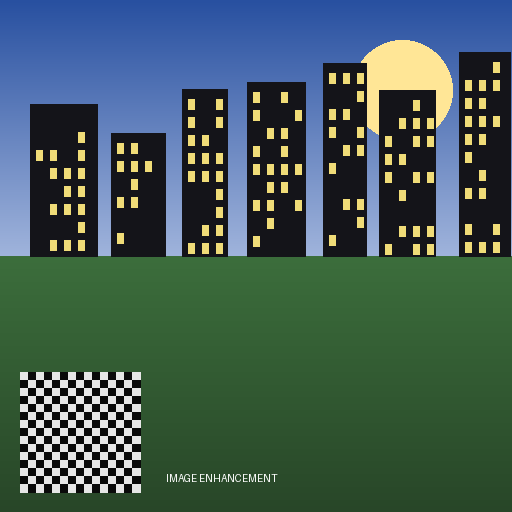
#> input picture PCD_Assignment_2/images/input/original.png, 512 x 512 px; its folder holds 5 pictures in this run
$ python run_pipeline.py
#> lines starting #> are read from the running program, lines starting #| are printed output that depends on the picture
#> in load, returned value is the input picture: shape (512, 512, 3); mean R, G, B 65.4, 90.1, 84.3
#> call 2 of load, with name = 'dark.png'
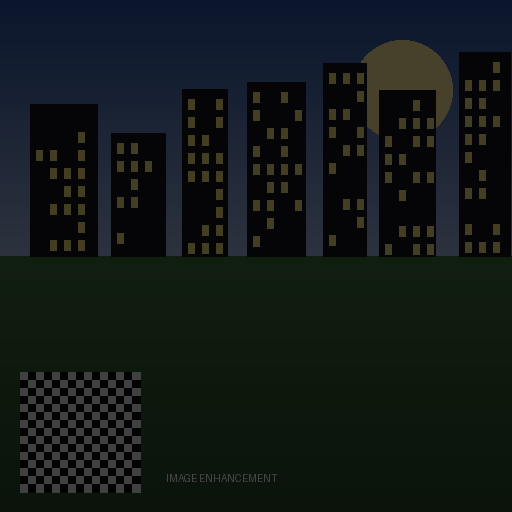
#> input picture PCD_Assignment_2/images/input/dark.png, 512 x 512 px
#> in load, returned value is the input picture: shape (512, 512, 3); mean R, G, B 17.8, 24.7, 23.2
### PCD_Assignment_2/src/enhancement.py
"""
enhancement.py
================
Image Enhancement Based on Filtering
-------------------------------------
Implements the spatial-domain and frequency-domain techniques covered in
"Image Enhancement Based on Filtering" (Wahyono, Ph.D., UGM):

Spatial domain:
    - Linear convolution filtering (generic kernel convolution)
    - Smoothing filters: mean (box) filter, Gaussian filter
    - Median filter (non-linear, local-statistic filter)
    - Sharpening: Laplacian filter, unsharp masking (F + alpha*(F - blur(F)))
    - Point-processing: gamma correction, contrast stretching,
      histogram equalization (for dark / bright / low-contrast images)

Frequency domain:
    - 2D DFT / FFT
    - Ideal Low-Pass / High-Pass Filter (ILPF / IHPF)
    - Gaussian Low-Pass / High-Pass Filter (GLPF / GHPF)
    - Butterworth Low-Pass / High-Pass Filter (BLPF / BHPF)
    - Laplacian-in-frequency-domain sharpening

Also includes:
    - Automatic problem detection (dark / bright / low-contrast / blurred /
      noisy) so a single `auto_enhance()` call can route an arbitrary image
      to the most suitable technique.
    - Simple quality metrics (PSNR, contrast/entropy) for before/after
      comparison.

Author: (project generated for course assignment on Image Enhancement)
"""

import numpy as np
from scipy import ndimage
from scipy.signal import convolve2d


# --------------------------------------------------------------------------
# 0. Utility functions
# --------------------------------------------------------------------------

def to_float(img):
    """Convert an image (uint8, 0-255) to float64 in range [0, 255]."""
    return img.astype(np.float64)


def to_uint8(img):
    """Clip to [0,255] and convert back to uint8."""
    return np.clip(img, 0, 255).astype(np.uint8)
#> in histogram_equalization, `ycrcb = cv2.cvtColor(to_uint8(img), cv2.COLOR_RGB2YCrCb)`: ycrcb: shape (512, 512, 3); mean of channels 0, 1, 2 22.4, 124.7, 128.4
#> in _equalize_channel, `hist, bins = np.histogram(channel.flatten(), 256, [0, 256])`: hist = 256 values, max 54983 at index 5, min 0 at index 0, mean 1024; bins = 257 values from 0 to 256
#> in _equalize_channel, `cdf = hist.cumsum()`: cdf = 256 values from 0 to 262144
#> in _equalize_channel, `cdf_final = np.ma.filled(cdf_masked, 0).astype("uint8")`: cdf_final = 256 values from 0 to 255
#> in histogram_equalization, `ycrcb[..., 0] = _equalize_channel(ycrcb[..., 0])`: ycrcb: shape (512, 512, 3); mean of channels 0, 1, 2 134.1, 124.7, 128.4
#> in side_by_side, `n = len(images)`: n = 3
#> the loop in side_by_side, `for ax, im, t in zip(axes, images, titles):` made 3 passes
#> t on passes 1 to 3: 'Dark (input)', 'Gamma correction (γ=0.45)', 'Histogram equalization'


def to_gray(img):
    """Convert an RGB image to grayscale (if needed)."""
    img = np.asarray(img)
    if img.ndim == 3:
        return (0.299 * img[..., 0] + 0.587 * img[..., 1] +
                0.114 * img[..., 2])
#> returned value: shape (512, 512) float64
    return img.astype(np.float64)


# [8 lines left out: function psnr, not called in this run]


def entropy(img):
    """Shannon entropy of the image histogram - a proxy for information/contrast."""
    gray = to_gray(img).astype(np.uint8)
    hist, _ = np.histogram(gray, bins=256, range=(0, 255))
    prob = hist / hist.sum()
#> prob = 256 values, max 0.21 at index 5, min 0 at index 0, mean 0.00391
    prob = prob[prob > 0]
#> prob = 58 values, max 0.21 at index 1, min 3.81e-06 at index 52, mean 0.0172
    return -np.sum(prob * np.log2(prob))


def rms_contrast(img):
    """RMS contrast = standard deviation of pixel intensities."""
    return float(np.std(to_gray(img)))
#> call 3 of load, with name = 'bright.png'
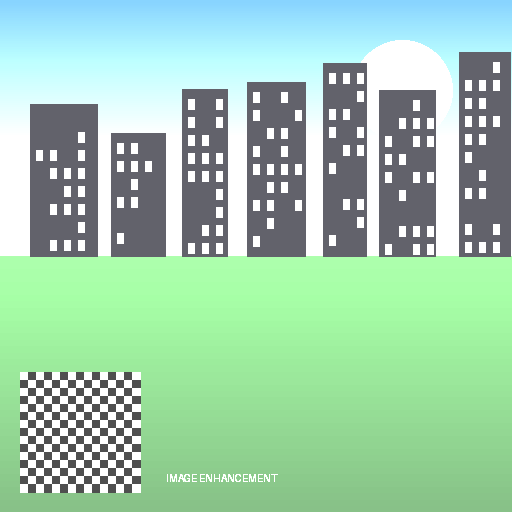
#> input picture PCD_Assignment_2/images/input/bright.png, 512 x 512 px
#> in load, returned value is the input picture: shape (512, 512, 3); mean R, G, B 159.6, 203.7, 174.8
#> call 2 of gamma_correction, with gamma = 2.2


# --------------------------------------------------------------------------
# 1. Generic spatial convolution (as taught: rotate kernel 180deg then slide)
# --------------------------------------------------------------------------

# [17 lines left out: function apply_kernel, not called in this run]


# --------------------------------------------------------------------------
# 2. Point processing: for DARK / BRIGHT / LOW-CONTRAST images
# --------------------------------------------------------------------------

def gamma_correction(img, gamma):
    """
    Power-law (gamma) transform: g = 255 * (f/255)^gamma
        gamma < 1  -> brightens dark images (expands dark tones)
        gamma > 1  -> darkens bright / washed-out images
    """
    img = to_float(img)
#> in gamma_correction (call 2), `corrected = np.power(normalized, gamma) * 255.0`:
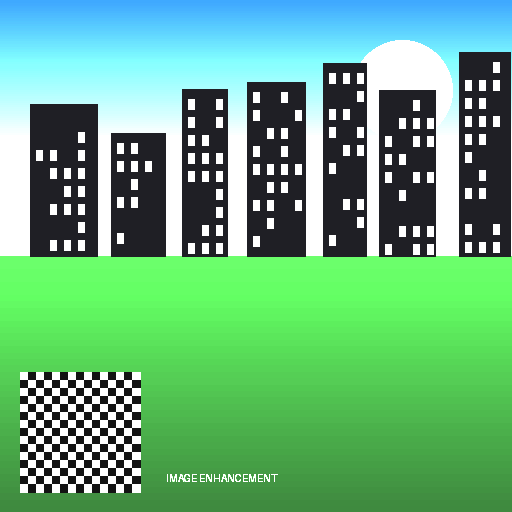
#> corrected: shape (512, 512, 3) float64; mean R, G, B 103.3, 174.6, 128
    normalized = img / 255.0
    corrected = np.power(normalized, gamma) * 255.0
    return to_uint8(corrected)


def contrast_stretching(img, low_pct=2, high_pct=98):
    """
    Linear contrast stretching (min-max / percentile stretch).
    Maps the [low_pct, high_pct] percentile range of intensities to [0,255].
    Ideal for LOW-CONTRAST images whose histogram occupies a narrow band.
    """
#> called with low_pct = 1, high_pct = 99
    img = to_float(img)
    if img.ndim == 3:
        out = np.zeros_like(img)
        for c in range(img.shape[2]):
            lo, hi = np.percentile(img[..., c], [low_pct, high_pct])
            if hi - lo < 1e-6:
                hi = lo + 1
            out[..., c] = (img[..., c] - lo) * 255.0 / (hi - lo)
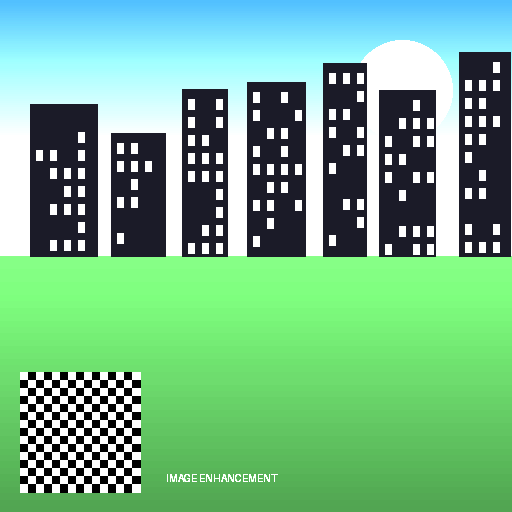
#> out: shape (512, 512, 3) float64; mean R, G, B 116.8, 180.7, 138.7
        return to_uint8(out)
#> the loop in side_by_side (call 2), `for ax, im, t in zip(axes, images, titles):` made 3 passes
#> t on passes 1 to 3: 'Bright (input)', 'Gamma correction (γ=2.2)', 'Contrast stretching'
#> in to_gray (call 14), `return (0.299 * img[..., 0] + 0.587 * img[..., 1] + 0.114 * img[..., 2])`:
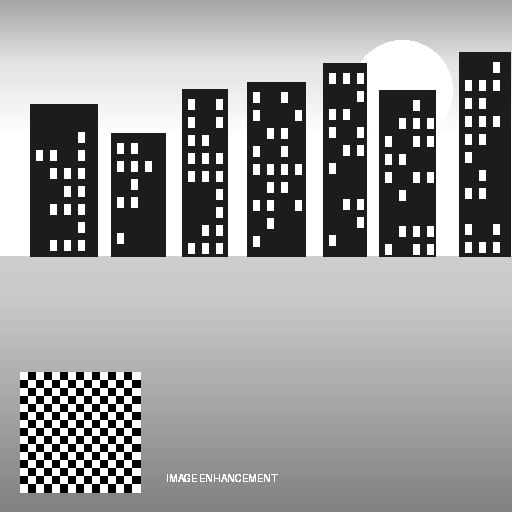
#> returned value: shape (512, 512) float64; min 0, max 255, mean 156.4
#> call 4 of load, with name = 'low_contrast.png'
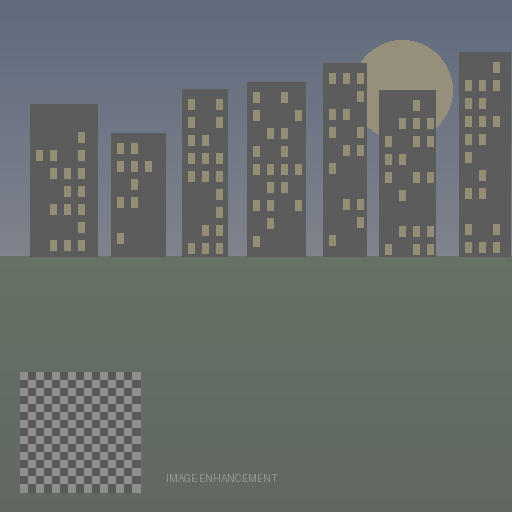
#> input picture PCD_Assignment_2/images/input/low_contrast.png, 512 x 512 px
#> in load, returned value is the input picture: shape (512, 512, 3); mean R, G, B 103.1, 109.1, 107.7
#> the loop in contrast_stretching (call 2), `for c in range(img.shape[2]):` made 3 passes
#> in histogram_equalization (call 2), `ycrcb = cv2.cvtColor(to_uint8(img), cv2.COLOR_RGB2YCrCb)`: ycrcb: shape (512, 512, 3); mean of channels 0, 1, 2 107.1, 125.1, 128.4
    else:
        lo, hi = np.percentile(img, [low_pct, high_pct])
        if hi - lo < 1e-6:
            hi = lo + 1
        out = (img - lo) * 255.0 / (hi - lo)
        return to_uint8(out)


def histogram_equalization(img):
    """
    Classic global histogram equalization.
    For color images, equalizes the luminance (Y) channel only, in the
    YCrCb color space, to avoid color-shift artifacts.
    """
    img = np.asarray(img)
    if img.ndim == 2:
        return _equalize_channel(img)

    # Color: work in YCrCb, equalize Y, convert back
    import cv2
    ycrcb = cv2.cvtColor(to_uint8(img), cv2.COLOR_RGB2YCrCb)
    ycrcb[..., 0] = _equalize_channel(ycrcb[..., 0])
    return cv2.cvtColor(ycrcb, cv2.COLOR_YCrCb2RGB)


def _equalize_channel(channel):
    channel = to_uint8(channel)
#> in histogram_equalization (call 2), `ycrcb[..., 0] = _equalize_channel(ycrcb[..., 0])`: ycrcb: shape (512, 512, 3); mean of channels 0, 1, 2 134.7, 125.1, 128.4
    hist, bins = np.histogram(channel.flatten(), 256, [0, 256])
    cdf = hist.cumsum()
    cdf_masked = np.ma.masked_equal(cdf, 0)
    cdf_masked = (cdf_masked - cdf_masked.min()) * 255 / \
                 (cdf_masked.max() - cdf_masked.min())
    cdf_final = np.ma.filled(cdf_masked, 0).astype("uint8")
    return cdf_final[channel]


def clahe(img, clip_limit=2.0, tile_grid_size=(8, 8)):
    """
    Contrast Limited Adaptive Histogram Equalization.
    Better than global HE for images with uneven / local lighting
    (e.g. partially shadowed low-contrast images).
    """
#> called with clip_limit = 3, tile_grid_size = (8, 8)
    import cv2
    img = np.asarray(img)
    clahe_op = cv2.createCLAHE(clipLimit=clip_limit, tileGridSize=tile_grid_size)
    if img.ndim == 2:
        return clahe_op.apply(to_uint8(img))
    ycrcb = cv2.cvtColor(to_uint8(img), cv2.COLOR_RGB2YCrCb)
    ycrcb[..., 0] = clahe_op.apply(ycrcb[..., 0])
#> ycrcb: shape (512, 512, 3); mean of channels 0, 1, 2 108.5, 125.1, 128.4
    return cv2.cvtColor(ycrcb, cv2.COLOR_YCrCb2RGB)


# --------------------------------------------------------------------------
# 3. Spatial smoothing (noise removal) & sharpening (deblurring)
# --------------------------------------------------------------------------

# [204 lines left out: functions mean_filter, gaussian_filter, median_filter, laplacian_sharpen, unsharp_mask, _distance_grid and 9 more, not called in this run]

### PCD_Assignment_2/src/run_pipeline.py
"""
run_pipeline.py
================
End-to-end demo: loads each degraded test image from images/input/,
runs the most suitable enhancement technique(s) on it, saves:
  - a side-by-side comparison figure (images/output/*_comparison.png)
  - the enhanced image alone (images/output/*_enhanced.png)
  - a frequency-domain filtering demo for the blurred/noisy cases
  - a CSV/markdown metrics table (report/metrics.md)

This is the same logic exposed in the Colab notebook
(notebook/image_enhancement_colab.ipynb), just runnable as a plain script.
"""

import os
import numpy as np
import matplotlib.pyplot as plt
from PIL import Image

import enhancement as ie  # local module

BASE = os.path.dirname(__file__)
IN_DIR = os.path.join(BASE, "..", "images", "input")
OUT_DIR = os.path.join(BASE, "..", "images", "output")
REPORT_DIR = os.path.join(BASE, "..", "report")
os.makedirs(OUT_DIR, exist_ok=True)
os.makedirs(REPORT_DIR, exist_ok=True)


def load(name):
    return np.array(Image.open(os.path.join(IN_DIR, name)).convert("RGB"))


def save(arr, name):
    Image.fromarray(np.asarray(arr).astype(np.uint8)).save(os.path.join(OUT_DIR, name))


def side_by_side(images, titles, filename, cmap=None):
    n = len(images)
    fig, axes = plt.subplots(1, n, figsize=(4.2 * n, 4.2))
    if n == 1:
        axes = [axes]
    for ax, im, t in zip(axes, images, titles):
        if im.ndim == 2 and cmap is None:
            ax.imshow(im, cmap="gray")
        else:
            ax.imshow(im)
        ax.set_title(t, fontsize=11)
        ax.axis("off")
    fig.tight_layout()
    fig.savefig(os.path.join(OUT_DIR, filename), dpi=130)
    plt.close(fig)


results = []  # collect metrics rows

original = load("original.png")

# --------------------------------------------------------------------
# 1) DARK IMAGE -> Gamma correction (point processing)
# --------------------------------------------------------------------
dark = load("dark.png")
dark_gamma = ie.gamma_correction(dark, gamma=0.45)
dark_he = ie.histogram_equalization(dark)
save(dark_gamma, "dark_enhanced_gamma.png")
save(dark_he, "dark_enhanced_histeq.png")
side_by_side([dark, dark_gamma, dark_he],
             ["Dark (input)", "Gamma correction (γ=0.45)", "Histogram equalization"],
             "dark_comparison.png")
results.append(["Dark image", "Gamma correction (γ=0.45)",
                 ie.rms_contrast(dark), ie.rms_contrast(dark_gamma),
                 ie.entropy(dark), ie.entropy(dark_gamma)])
results.append(["Dark image", "Histogram equalization",
                 ie.rms_contrast(dark), ie.rms_contrast(dark_he),
                 ie.entropy(dark), ie.entropy(dark_he)])

# --------------------------------------------------------------------
# 2) BRIGHT / OVEREXPOSED IMAGE -> Gamma correction (gamma > 1)
# --------------------------------------------------------------------
bright = load("bright.png")
bright_gamma = ie.gamma_correction(bright, gamma=2.2)
bright_stretch = ie.contrast_stretching(bright, 1, 99)
save(bright_gamma, "bright_enhanced_gamma.png")
save(bright_stretch, "bright_enhanced_stretch.png")
side_by_side([bright, bright_gamma, bright_stretch],
             ["Bright (input)", "Gamma correction (γ=2.2)", "Contrast stretching"],
             "bright_comparison.png")
results.append(["Bright image", "Gamma correction (γ=2.2)",
                 ie.rms_contrast(bright), ie.rms_contrast(bright_gamma),
                 ie.entropy(bright), ie.entropy(bright_gamma)])
results.append(["Bright image", "Contrast stretching",
                 ie.rms_contrast(bright), ie.rms_contrast(bright_stretch),
                 ie.entropy(bright), ie.entropy(bright_stretch)])

# --------------------------------------------------------------------
# 3) LOW-CONTRAST IMAGE -> Contrast stretching, Histogram Eq, CLAHE
# --------------------------------------------------------------------
lowc = load("low_contrast.png")
lowc_stretch = ie.contrast_stretching(lowc, 2, 98)
lowc_he = ie.histogram_equalization(lowc)
lowc_clahe = ie.clahe(lowc, clip_limit=3.0)
save(lowc_stretch, "low_contrast_enhanced_stretch.png")
save(lowc_he, "low_contrast_enhanced_histeq.png")
save(lowc_clahe, "low_contrast_enhanced_clahe.png")
side_by_side([lowc, lowc_stretch, lowc_he, lowc_clahe],
             ["Low-contrast (input)", "Contrast stretching",
              "Histogram equalization", "CLAHE"],
             "low_contrast_comparison.png")
for name, out in [("Contrast stretching", lowc_stretch),
                   ("Histogram equalization", lowc_he),
                   ("CLAHE", lowc_clahe)]:
    results.append(["Low-contrast image", name,
                     ie.rms_contrast(lowc), ie.rms_contrast(out),
                     ie.entropy(lowc), ie.entropy(out)])
#> this loop made 3 passes
#> pass 1, in entropy (call 10), `gray = to_gray(img).astype(np.uint8)`:
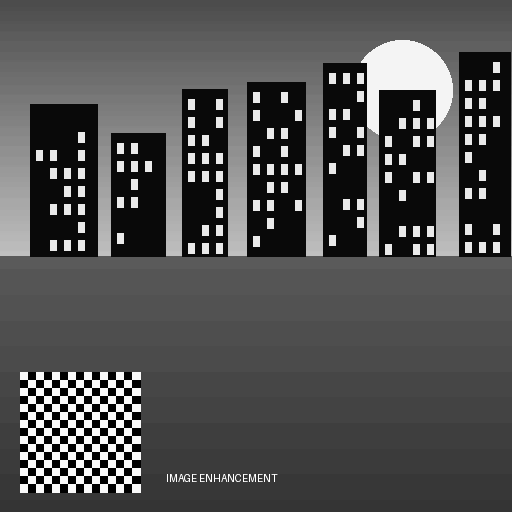
#> gray: shape (512, 512); min 0, max 255, mean 80.6
#> after the loop, results = 7 items

# --------------------------------------------------------------------
# 4) BLURRED IMAGE -> Unsharp mask, Laplacian sharpen, Freq-domain HPF
# --------------------------------------------------------------------
#> (the run stopped early here; a loop or call above may not have finished)
